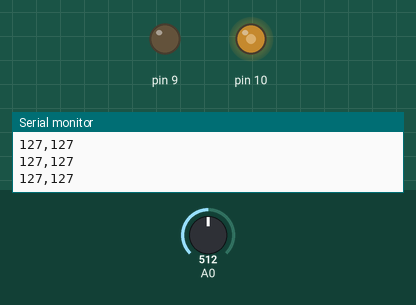
A sketch run on a simulated Arduino Uno, built with avr-gcc and run on an emulated ATmega328P. Shown: output pins drawn as LEDs (lit = HIGH), the last lines printed to the serial monitor. The test bench sets the inputs (shaded band); at power-on: A0 = 512.

Above: at 1.2 s.
1.3 s: A0 set to 716
At 2.4 s:
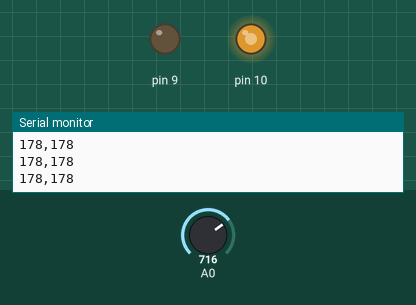
2.8 s: A0 set to 900
At 3.5 s:
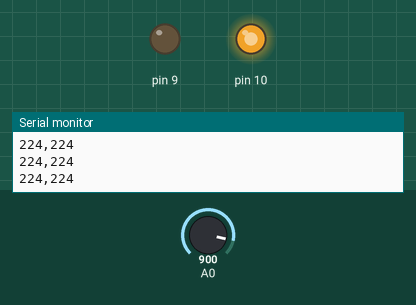
4.3 s: A0 set to 412
At 5.5 s:
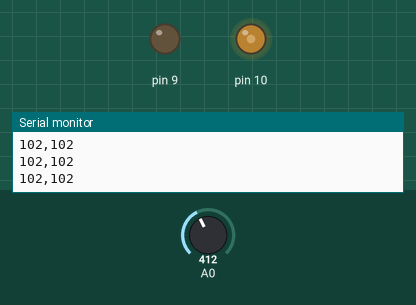
5.8 s: A0 set to 383
At 6.7 s:
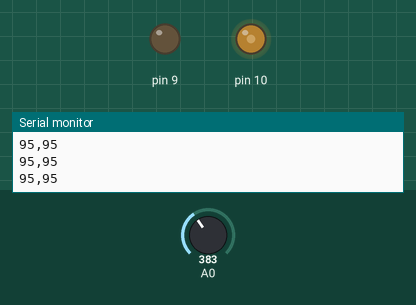
7.3 s: A0 set to 122
At 7.8 s:
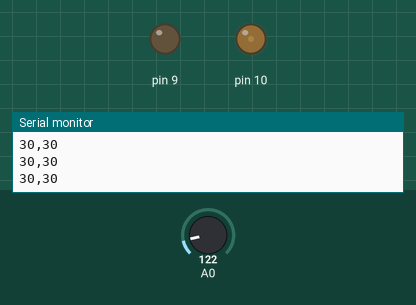
8.8 s: A0 set to 0
At 10.1 s:
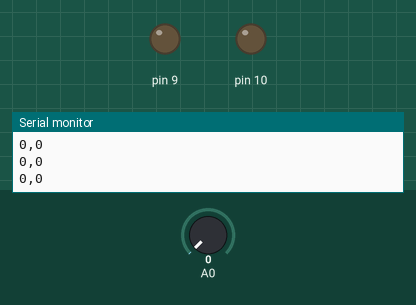
Timing chart, 0 to 11.3 s (numbered marks = the images above; inputs shaded):
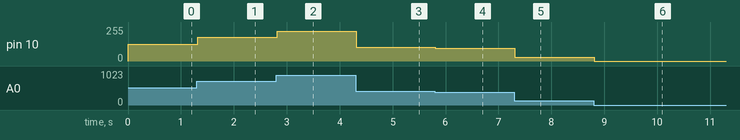

Measured:
- after the input at 1.3 s, pin 10: 127/255 → 178/255 at once
- after the input at 2.8 s, pin 10: 178/255 → 224/255 at once
- after the input at 4.3 s, pin 10: 224/255 → 102/255 at once
- after the input at 5.8 s, pin 10: 102/255 → 95/255 at once
- after the input at 7.3 s, pin 10: 95/255 → 30/255 at once
- after the input at 8.8 s, pin 10: 30/255 → 0/255 at once

The sketch:

project_21.ino
```cpp
void setup() {
  pinMode(9,OUTPUT);
  pinMode(10,OUTPUT);
  Serial.begin(9600);
   // put your setup code here, to run once:

}

void loop() {
  int a=analogRead(A0);
  int val=map(a,0,1023,0,255);
  Serial.print(val);
  Serial.print(",");
  Serial.println(val);
  analogWrite(10,val);
  digitalWrite(9,0);
  // put your main code here, to run repeatedly:

}
```
